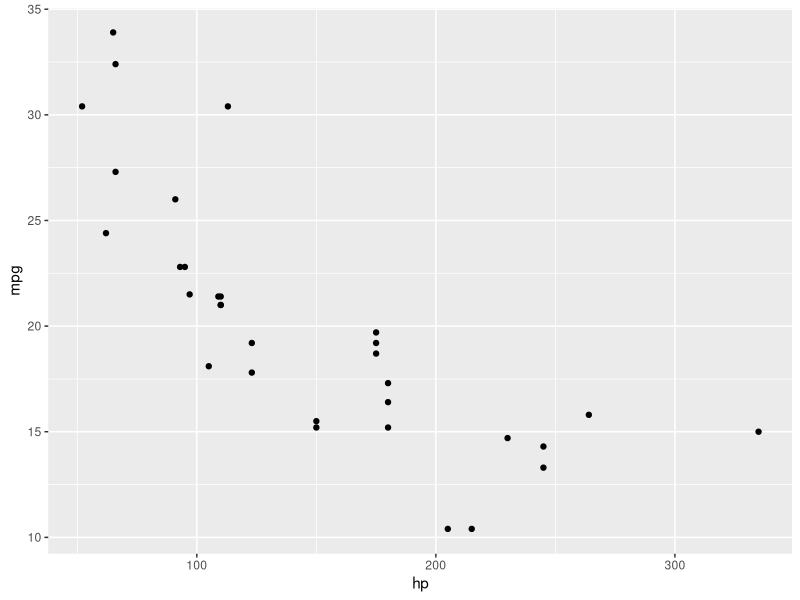
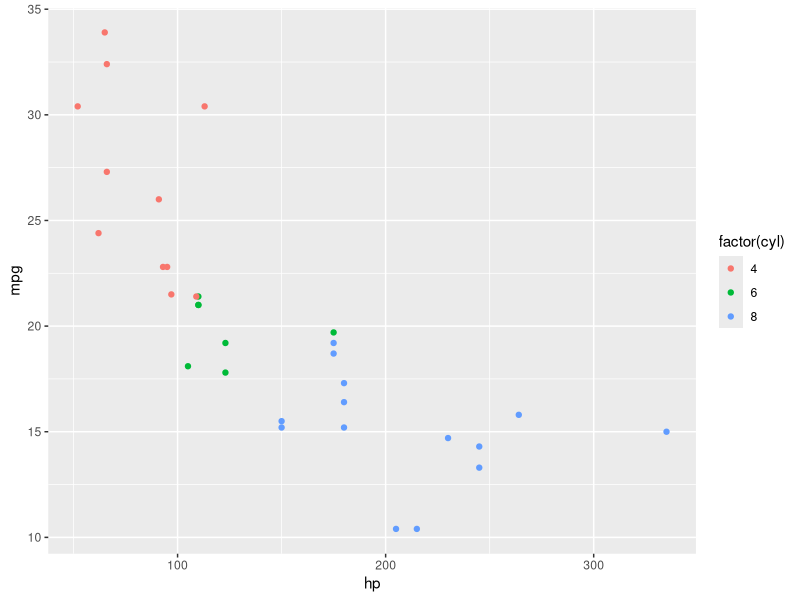
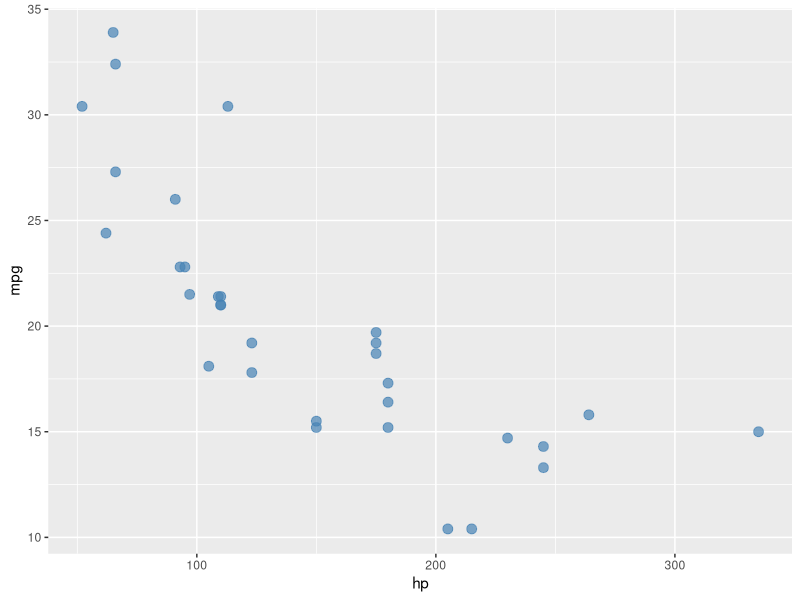
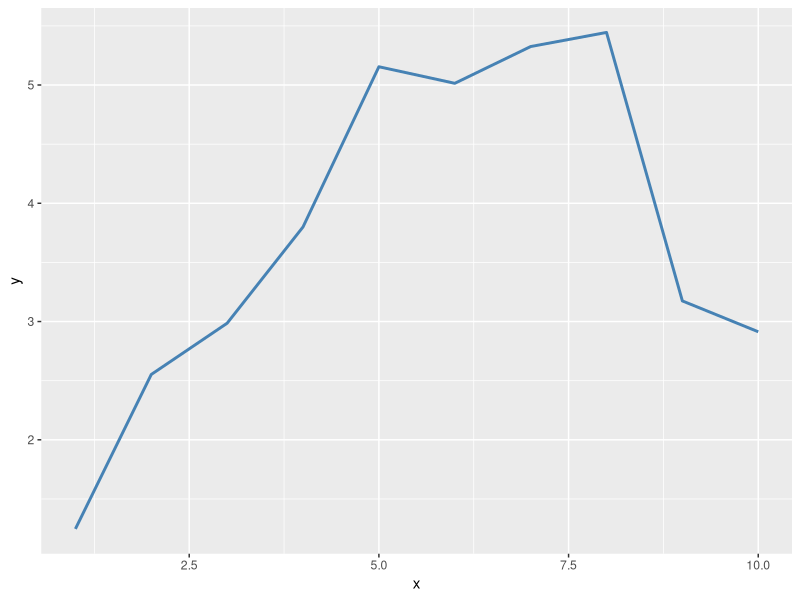
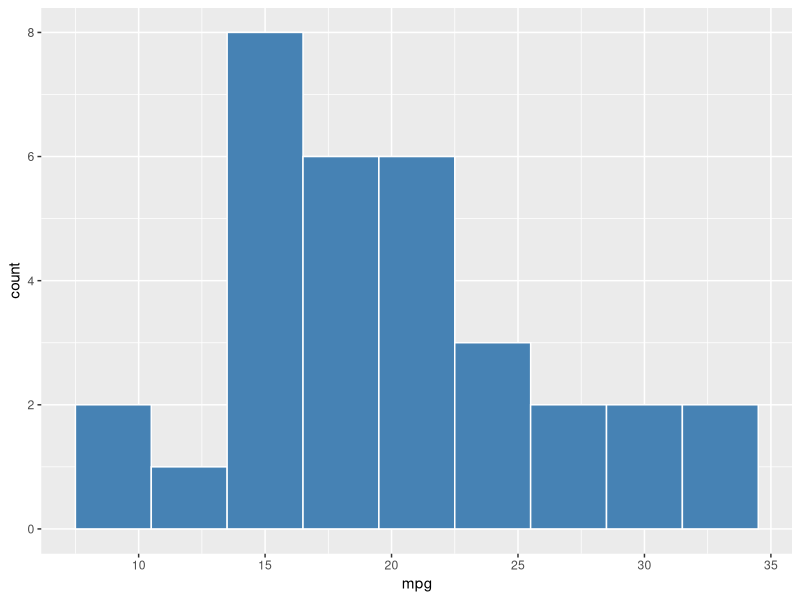
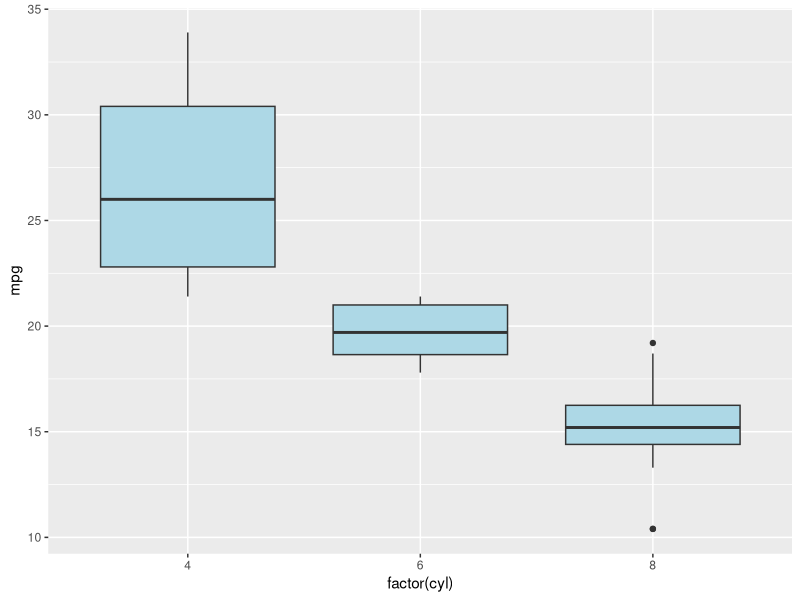
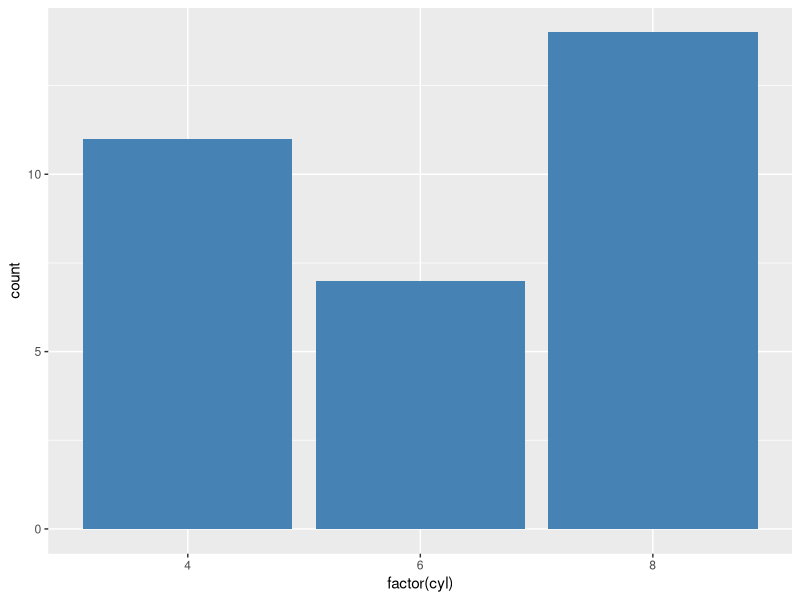
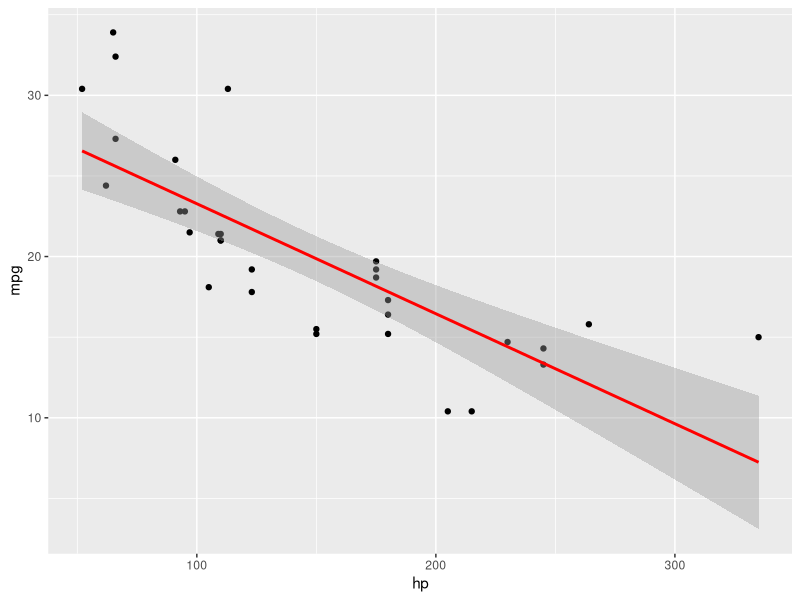

Write R code to recreate these figures, in order.
## ---- chunk 1
#| echo: false
#| output: false
#| message: false
#| warning: false

library(tidyverse)
## ---- chunk 2
head(mtcars, n = 3)
## ---- chunk 3
glimpse(mtcars)
## ---- chunk 4
summary(mtcars$mpg)
## ---- chunk 5
nrow(mtcars)
ncol(mtcars)
## ---- chunk 6
colnames(mtcars)
## ---- chunk 7
class(mtcars$mpg)
typeof(mtcars$mpg)
## ---- chunk 8
x <- c(10, 20, 30, NA, 50)
mean(x, na.rm = TRUE)
## ---- chunk 9
sd(mtcars$mpg)
## ---- chunk 10
median(mtcars$mpg)
## ---- chunk 11
min(mtcars$mpg)
max(mtcars$mpg)
## ---- chunk 12
sum(mtcars$mpg)
## ---- chunk 13
var(mtcars$mpg)
## ---- chunk 14
cor(mtcars$mpg, mtcars$hp)
## ---- chunk 15
mtcars |>
  select(mpg, cyl, hp) |>
  head(3)
## ---- chunk 16
mtcars |>
  filter(mpg > 25) |>
  head(3)
## ---- chunk 17
mtcars |>
  mutate(kpl = mpg * 0.425) |>  # Convert to km per liter
  select(mpg, kpl) |>
  head(3)
## ---- chunk 18
mtcars |>
  group_by(cyl) |>
  summarize(avg_mpg = mean(mpg))
## ---- chunk 19
mtcars |>
  group_by(cyl) |>
  summarize(
    avg_mpg = mean(mpg),
    sd_mpg = sd(mpg),
    n = n()
  )
## ---- chunk 20
mtcars |>
  count(cyl)
## ---- chunk 21
mtcars |>
  arrange(desc(mpg)) |>
  head(3)
## ---- chunk 22
mtcars |>
  mutate(
    mpg_category = case_when(
      mpg < 15 ~ "Low",
      mpg < 25 ~ "Medium",
      TRUE ~ "High"
    )
  ) |>
  count(mpg_category)
## ---- chunk 23
mtcars |>
  mutate(efficient = ifelse(mpg > 20, 1, 0)) |>
  count(efficient)
## ---- chunk 24
mtcars |>
  group_by(cyl) |>
  summarize(count = n())
## ---- chunk 25
mtcars |>
  rename(miles_per_gallon = mpg, horsepower = hp) |>
  head(3)
## ---- chunk 26
mtcars |>
  slice(1:5)
## ---- chunk 27
mtcars |>
  summarize(across(c(mpg, hp, wt), mean))
## ---- chunk 28
# Round all numeric columns to 1 decimal place
mtcars |>
  mutate(across(where(is.numeric), \(x) round(x, 1))) |>
  head(3)
## ---- chunk 29
mtcars |>
  group_by(cyl) |>
  mutate(avg_mpg = mean(mpg)) |>
  ungroup() |>
  head(3)
## ---- chunk 30
students <- tibble(id = 1:4, name = c("Alice", "Bob", "Carol", "Dan"))
grades   <- tibble(id = c(1, 2, 3, 5), grade = c("A", "B", "A", "C"))

left_join(students, grades, by = "id")
## ---- chunk 31
right_join(students, grades, by = "id")
## ---- chunk 32
inner_join(students, grades, by = "id")
## ---- chunk 33
full_join(students, grades, by = "id")
## ---- chunk 34
wide_data <- tibble(
  id = 1:3,
  score_2020 = c(80, 90, 85),
  score_2021 = c(85, 92, 88)
)

wide_data |>
  pivot_longer(
    cols = starts_with("score"),
    names_to = "year",
    values_to = "score"
  )
## ---- chunk 35
long_data <- tibble(
  id = c(1, 1, 2, 2),
  year = c(2020, 2021, 2020, 2021),
  score = c(80, 85, 90, 92)
)

long_data |>
  pivot_wider(
    names_from = year,
    values_from = score
  )
## ---- chunk 36
reg <- lm(mpg ~ hp + wt, data = mtcars)
summary(reg)
## ---- chunk 37
reg <- lm(mpg ~ hp, data = mtcars)
coef(reg)
## ---- chunk 38
reg <- lm(mpg ~ hp, data = mtcars)
confint(reg, level = 0.95)
## ---- chunk 39
reg <- lm(mpg ~ hp, data = mtcars)
# Predict for existing data
head(predict(reg))

# Predict for new data
predict(reg, newdata = data.frame(hp = c(100, 150, 200)))
## ---- chunk 40
reg <- lm(mpg ~ hp, data = mtcars)
head(residuals(reg))
## ---- chunk 41
mtcars$high_mpg <- ifelse(mtcars$mpg > 20, 1, 0)
logit_reg <- glm(high_mpg ~ hp + wt, data = mtcars, family = binomial(link = "logit"))
summary(logit_reg)
## ---- chunk 42
#| fig-height: 3
ggplot(mtcars, aes(x = hp, y = mpg)) +
  geom_point()
## ---- chunk 43
#| fig-height: 3
ggplot(mtcars, aes(x = hp, y = mpg, color = factor(cyl))) +
  geom_point()
## ---- chunk 44
#| fig-height: 3
ggplot(mtcars, aes(x = hp, y = mpg)) +
  geom_point(size = 3, color = "steelblue", alpha = 0.7)
## ---- chunk 45
#| fig-height: 3
# Line plot (useful for time series)
df <- data.frame(x = 1:10, y = cumsum(rnorm(10)))
ggplot(df, aes(x = x, y = y)) +
  geom_line(color = "steelblue", linewidth = 1)
## ---- chunk 46
#| fig-height: 3
ggplot(mtcars, aes(x = mpg)) +
  geom_histogram(binwidth = 3, fill = "steelblue", color = "white")
## ---- chunk 47
#| fig-height: 3
ggplot(mtcars, aes(x = factor(cyl), y = mpg)) +
  geom_boxplot(fill = "lightblue")
## ---- chunk 48
#| fig-height: 3
# geom_bar counts automatically
ggplot(mtcars, aes(x = factor(cyl))) +
  geom_bar(fill = "steelblue")
## ---- chunk 49
#| fig-height: 3
ggplot(mtcars, aes(x = hp, y = mpg)) +
  geom_point() +
  geom_smooth(method = "lm", se = TRUE, color = "red")
## ---- chunk 50
#| fig-height: 3
ggplot(mtcars, aes(x = hp, y = mpg)) +
  geom_point() +
  geom_hline(yintercept = mean(mtcars$mpg), linetype = "dashed", color = "red")
## ---- chunk 51
#| fig-height: 3
ggplot(mtcars, aes(x = hp, y = mpg)) +
  geom_point() +
  labs(
    title = "Fuel Efficiency vs. Horsepower",
    x = "Horsepower",
    y = "Miles per Gallon"
  )
## ---- chunk 52
#| fig-height: 3
ggplot(mtcars, aes(x = hp, y = mpg)) +
  geom_point() +
  facet_wrap(~ cyl, nrow = 1)
## ---- chunk 53
#| fig-height: 3
ggplot(mtcars, aes(x = hp, y = mpg)) +
  geom_point() +
  theme_minimal()
## ---- chunk 54
x <- c(1, 2, 3, 4, 5)
x
## ---- chunk 55
seq(from = 0, to = 10, by = 2)
seq(from = 0, to = 1, length.out = 5)
## ---- chunk 56
rep(c("A", "B"), times = 3)
## ---- chunk 57
set.seed(123)
sample(1:10, size = 5, replace = FALSE)
## ---- chunk 58
set.seed(42)
rnorm(3)  # Will always produce the same values
## ---- chunk 59
set.seed(123)
rnorm(5, mean = 100, sd = 15)
## ---- chunk 60
education <- c("HS", "College", "HS", "Graduate")
factor(education, levels = c("HS", "College", "Graduate"))
## ---- chunk 61
x <- c("1", "2", "3")
as.numeric(x)
## ---- chunk 62
x <- c(1, 2, NA, 4)
is.na(x)
sum(is.na(x))  # Count missing values
## ---- chunk 63
data.frame(
  x = 1:3,
  y = c("a", "b", "c")
)
## ---- chunk 64
x <- c(a = 1, b = 2, c = 3)
names(x)
## ---- chunk 65
x <- c(10, 20, 30, 40)
length(x)
## ---- chunk 66
x <- c(1, 2, 2, 3, 3, 3)
unique(x)
## ---- chunk 67
x <- c(5, 12, 3, 18, 7)
which(x > 10)
## ---- chunk 68
table(mtcars$cyl)
## ---- chunk 69
paste("Year", 2020)
paste0("x", 1:3)
paste(c("a", "b", "c"), collapse = ", ")
## ---- chunk 70
sprintf("The coefficient is %.3f (p = %.4f)", -0.068, 0.0023)
## ---- chunk 71
format(123456.789, big.mark = ",", nsmall = 2)
## ---- chunk 72
print("Hello")
cat("The answer is", 42, "\n")
## ---- chunk 73
log(100)        # Natural log
log(100, base = 10)  # Log base 10
exp(1)          # e^1 = 2.718...
## ---- chunk 74
sqrt(144)
## ---- chunk 75
abs(c(-3, -1, 0, 2, 5))
## ---- chunk 76
round(3.14159, digits = 2)
## ---- chunk 77
cumsum(c(1, 2, 3, 4, 5))
## ---- chunk 78
# Piped version is much clearer
mtcars |>
  filter(mpg > 20) |>
  select(mpg, hp) |>
  summary()
## ---- chunk 79
# Height of the standard normal PDF at x = 0
dnorm(0, mean = 0, sd = 1)

# Height of the t-distribution PDF at x = 2 with 30 df
dt(2, df = 30)
## ---- chunk 80
# P-value for a two-sided test with t = 2.3 and 100 df
2 * pt(abs(2.3), df = 100, lower.tail = FALSE)
## ---- chunk 81
# Critical value for a two-sided 5% test with 100 df
# We want the value that leaves 2.5% in the upper tail
qt(0.025, df = 100, lower.tail = FALSE)
## ---- chunk 82
# Critical value for an F-test with 2 and 494 degrees of freedom at 5%
qf(0.05, df1 = 2, df2 = 494, lower.tail = FALSE)
## ---- chunk 83
set.seed(123)
runif(5, min = 1, max = 10)
## ---- chunk 84
set.seed(123)
rexp(5, rate = 0.5)  # Mean = 1/0.5 = 2
## ---- chunk 85
set.seed(123)
# Simulate 10 coin flips (1 = heads, 0 = tails)
rbinom(10, size = 1, prob = 0.5)
## ---- chunk 86
set.seed(123)
rt(5, df = 30)
## ---- chunk 87
reg_small <- lm(mpg ~ hp, data = mtcars)
reg_large <- lm(mpg ~ hp + wt + cyl, data = mtcars)
anova(reg_small, reg_large)
## ---- chunk 88
reg <- lm(mpg ~ hp, data = mtcars)
nobs(reg)
## ---- chunk 89
reg <- lm(mpg ~ hp + wt, data = mtcars)
df.residual(reg)  # 32 - 2 - 1 = 29
## ---- chunk 90
reg <- lm(mpg ~ hp, data = mtcars)
head(resid(reg))
## ---- chunk 91
tibble(
  name = c("Alice", "Bob", "Carol"),
  age = c(25, 30, 35),
  income = c(50000, 60000, 70000)
)
## ---- chunk 92
df1 <- tibble(x = 1:3, y = c("a", "b", "c"))
df2 <- tibble(x = 4:6, y = c("d", "e", "f"))
bind_rows(df1, df2)
## ---- chunk 93
set.seed(123)
mtcars |>
  slice_sample(n = 5)
## ---- chunk 94
# Run 5 simulations and collect results
map_dfr(1:5, function(i) {
  x <- rnorm(50)
  tibble(sim = i, mean_x = mean(x))
})
## ---- chunk 95
#| fig-height: 3
ggplot(mtcars, aes(x = hp, y = mpg)) +
  geom_point() +
  annotate("text", x = 300, y = 30,
           label = "hat(beta)[1] == -0.068",
           parse = TRUE, color = "red", size = 5)
## ---- chunk 96
#| fig-height: 3
ggplot(data.frame(x = rnorm(500)), aes(x = x)) +
  geom_histogram(aes(y = after_stat(density)),
                 bins = 30, fill = "lightblue", color = "black") +
  stat_function(fun = dnorm, args = list(mean = 0, sd = 1),
                color = "red", linewidth = 1.2)
## ---- chunk 97
#| fig-height: 3
ggplot(mtcars, aes(x = hp, y = mpg)) +
  geom_point() +
  geom_segment(aes(x = 150, y = 25, xend = 150, yend = 15),
               arrow = arrow(length = unit(0.2, "cm")),
               color = "red", linewidth = 1)
## ---- chunk 98
#| fig-height: 3
shade_data <- tibble(
  x = seq(-3, 3, length.out = 200),
  y = dnorm(x)
)

ggplot(shade_data, aes(x = x)) +
  geom_line(aes(y = y)) +
  geom_ribbon(data = shade_data |> filter(x >= 1.96),
              aes(ymin = 0, ymax = y),
              fill = "red", alpha = 0.5)
## ---- chunk 99
#| fig-height: 3
ci_data <- tibble(
  variable = c("hp", "wt", "cyl"),
  estimate = c(-0.03, -3.8, -1.5),
  lower = c(-0.05, -5.1, -2.8),
  upper = c(-0.01, -2.5, -0.2)
)

ggplot(ci_data, aes(y = variable, x = estimate)) +
  geom_point(size = 3) +
  geom_errorbar(aes(xmin = lower, xmax = upper),
                width = 0.2, orientation = "y") +
  geom_vline(xintercept = 0, linetype = "dashed") +
  theme_minimal()
## ---- chunk 100
#| fig-height: 3
ggplot(mtcars, aes(x = mpg)) +
  geom_density(fill = "steelblue", alpha = 0.5)
## ---- chunk 101
#| fig-height: 3
ggplot(mtcars, aes(x = hp, y = mpg, color = factor(cyl))) +
  geom_point(size = 2) +
  scale_color_manual(values = c("4" = "steelblue", "6" = "orange", "8" = "red"))
## ---- chunk 102
#| fig-height: 3
ggplot(mtcars, aes(x = hp, y = mpg)) +
  geom_point() +
  coord_cartesian(xlim = c(50, 200), ylim = c(15, 35))
## ---- chunk 103
#| fig-height: 3
ggplot(mtcars, aes(x = factor(cyl), y = mpg)) +
  geom_boxplot(fill = "lightblue") +
  coord_flip()
## ---- chunk 104
#| fig-height: 3
ggplot(mtcars, aes(x = hp, y = mpg)) +
  geom_point() +
  theme(
    axis.text = element_text(size = 12),
    legend.position = "none",
    panel.grid.minor = element_blank()
  )
## ---- chunk 105
#| fig-height: 3
ggplot(mtcars, aes(x = hp, y = mpg)) +
  geom_point() +
  labs(title = "MPG vs Horsepower") +
  theme(
    plot.title = element_text(size = 16, face = "bold"),
    panel.grid.minor = element_blank()
  )
## ---- chunk 106
#| fig-height: 3
top_cars <- mtcars |>
  mutate(car = rownames(mtcars)) |>
  slice(1:5)

ggplot(top_cars, aes(x = hp, y = mpg, label = car)) +
  geom_point() +
  geom_text(nudge_y = 1, size = 3)
## ---- chunk 107
#| fig-height: 3
ggplot(mtcars, aes(x = hp, y = mpg)) +
  geom_point() +
  geom_rug(alpha = 0.5)
## ---- chunk 108
#| fig-height: 3
ggplot(mtcars, aes(x = hp, y = mpg)) +
  geom_point() +
  scale_x_continuous(breaks = seq(50, 350, by = 50)) +
  scale_y_continuous(limits = c(10, 35))
## ---- chunk 109
#| fig-height: 3
ggplot(mtcars, aes(x = hp, y = mpg, color = factor(cyl))) +
  geom_point(size = 3) +
  guides(color = guide_legend(title = "Cylinders"))
